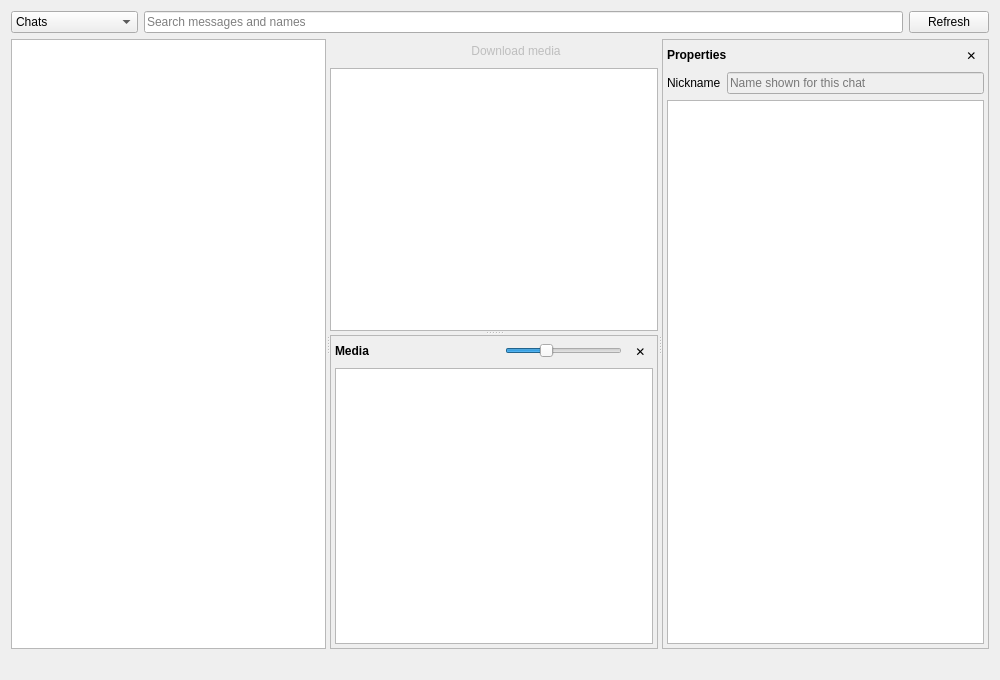
<?xml version="1.0" encoding="UTF-8"?>
<ui version="4.0">
 <class>ConversationViewer</class>
 <widget class="QWidget" name="ConversationViewer">
  <property name="geometry">
   <rect>
    <x>0</x>
    <y>0</y>
    <width>1000</width>
    <height>680</height>
   </rect>
  </property>
  <property name="windowTitle">
   <string>Conversations</string>
  </property>
  <layout class="QVBoxLayout" name="main_layout" stretch="0,1,0">
   <item>
    <layout class="QHBoxLayout" name="toolbar_layout">
     <item>
      <widget class="QComboBox" name="kind_combo">
       <item>
        <property name="text">
         <string>Chats</string>
        </property>
       </item>
       <item>
        <property name="text">
         <string>Private messages</string>
        </property>
       </item>
      </widget>
     </item>
     <item>
      <widget class="QLineEdit" name="search_line_edit">
       <property name="placeholderText">
        <string>Search messages and names</string>
       </property>
       <property name="clearButtonEnabled">
        <bool>true</bool>
       </property>
      </widget>
     </item>
     <item>
      <widget class="QPushButton" name="refresh_button">
       <property name="text">
        <string>Refresh</string>
       </property>
      </widget>
     </item>
    </layout>
   </item>
   <item>
    <widget class="QSplitter" name="splitter">
     <property name="orientation">
      <enum>Qt::Horizontal</enum>
     </property>
     <widget class="QListWidget" name="conversation_list">
      <property name="alternatingRowColors">
       <bool>true</bool>
      </property>
     </widget>
     <widget class="QWidget" name="transcript_widget">
      <layout class="QVBoxLayout" name="transcript_layout">
       <property name="leftMargin">
        <number>0</number>
       </property>
       <property name="topMargin">
        <number>0</number>
       </property>
       <property name="rightMargin">
        <number>0</number>
       </property>
       <property name="bottomMargin">
        <number>0</number>
       </property>
       <item>
        <layout class="QHBoxLayout" name="transcript_header_layout" stretch="1,0,0,0,0">
         <item>
          <widget class="QLabel" name="transcript_title_label">
           <property name="font">
            <font>
             <pointsize>11</pointsize>
             <bold>true</bold>
            </font>
           </property>
           <property name="text">
            <string/>
           </property>
           <property name="textFormat">
            <enum>Qt::PlainText</enum>
           </property>
           <property name="wordWrap">
            <bool>true</bool>
           </property>
           <property name="textInteractionFlags">
            <set>Qt::TextSelectableByMouse</set>
           </property>
          </widget>
         </item>
         <item>
          <widget class="QToolButton" name="download_content_button">
           <property name="enabled">
            <bool>false</bool>
           </property>
           <property name="toolTip">
            <string>Download the media linked in this conversation's messages</string>
           </property>
           <property name="text">
            <string>Download media</string>
           </property>
           <property name="autoRaise">
            <bool>true</bool>
           </property>
          </widget>
         </item>
         <item>
          <widget class="QToolButton" name="content_button">
           <property name="toolTip">
            <string>Show the media of the selected messages</string>
           </property>
           <property name="checkable">
            <bool>true</bool>
           </property>
           <property name="autoRaise">
            <bool>true</bool>
           </property>
           <property name="iconSize">
            <size>
             <width>16</width>
             <height>16</height>
            </size>
           </property>
          </widget>
         </item>
         <item>
          <widget class="QToolButton" name="export_button">
           <property name="enabled">
            <bool>false</bool>
           </property>
           <property name="toolTip">
            <string>Export transcript...</string>
           </property>
           <property name="autoRaise">
            <bool>true</bool>
           </property>
           <property name="iconSize">
            <size>
             <width>16</width>
             <height>16</height>
            </size>
           </property>
          </widget>
         </item>
         <item>
          <widget class="QToolButton" name="properties_button">
           <property name="toolTip">
            <string>Show conversation properties</string>
           </property>
           <property name="checkable">
            <bool>true</bool>
           </property>
           <property name="autoRaise">
            <bool>true</bool>
           </property>
           <property name="iconSize">
            <size>
             <width>16</width>
             <height>16</height>
            </size>
           </property>
          </widget>
         </item>
        </layout>
       </item>
       <item>
        <widget class="QSplitter" name="transcript_splitter">
         <property name="orientation">
          <enum>Qt::Vertical</enum>
         </property>
         <property name="childrenCollapsible">
          <bool>false</bool>
         </property>
         <widget class="QListView" name="transcript_view">
          <property name="contextMenuPolicy">
           <enum>Qt::ActionsContextMenu</enum>
          </property>
          <property name="horizontalScrollBarPolicy">
           <enum>Qt::ScrollBarAlwaysOff</enum>
          </property>
          <property name="editTriggers">
           <set>QAbstractItemView::NoEditTriggers</set>
          </property>
          <property name="alternatingRowColors">
           <bool>true</bool>
          </property>
          <property name="selectionMode">
           <enum>QAbstractItemView::ExtendedSelection</enum>
          </property>
          <property name="verticalScrollMode">
           <enum>QAbstractItemView::ScrollPerPixel</enum>
          </property>
          <property name="resizeMode">
           <enum>QListView::Adjust</enum>
          </property>
          <property name="uniformItemSizes">
           <bool>false</bool>
          </property>
          <property name="wordWrap">
           <bool>true</bool>
          </property>
         </widget>
         <widget class="QFrame" name="content_frame">
          <property name="visible">
           <bool>false</bool>
          </property>
          <property name="frameShape">
           <enum>QFrame::StyledPanel</enum>
          </property>
          <layout class="QVBoxLayout" name="content_layout">
           <property name="leftMargin">
            <number>4</number>
           </property>
           <property name="topMargin">
            <number>4</number>
           </property>
           <property name="rightMargin">
            <number>4</number>
           </property>
           <property name="bottomMargin">
            <number>4</number>
           </property>
           <item>
            <layout class="QHBoxLayout" name="content_header_layout">
             <item>
              <widget class="QLabel" name="content_label">
               <property name="text">
                <string>Media</string>
               </property>
               <property name="font">
                <font>
                 <bold>true</bold>
                </font>
               </property>
              </widget>
             </item>
             <item>
              <widget class="QLabel" name="content_count_label">
               <property name="text">
                <string/>
               </property>
              </widget>
             </item>
             <item>
              <spacer name="content_header_spacer">
               <property name="orientation">
                <enum>Qt::Horizontal</enum>
               </property>
               <property name="sizeHint" stdset="0">
                <size>
                 <width>0</width>
                 <height>0</height>
                </size>
               </property>
              </spacer>
             </item>
             <item>
              <widget class="QSlider" name="icon_slider">
               <property name="maximumSize">
                <size>
                 <width>140</width>
                 <height>16777215</height>
                </size>
               </property>
               <property name="toolTip">
                <string>Thumbnail size</string>
               </property>
               <property name="minimum">
                <number>64</number>
               </property>
               <property name="maximum">
                <number>320</number>
               </property>
               <property name="value">
                <number>150</number>
               </property>
               <property name="orientation">
                <enum>Qt::Horizontal</enum>
               </property>
              </widget>
             </item>
             <item>
              <widget class="QToolButton" name="content_close_button">
               <property name="toolTip">
                <string>Close media</string>
               </property>
               <property name="text">
                <string>✕</string>
               </property>
               <property name="autoRaise">
                <bool>true</bool>
               </property>
              </widget>
             </item>
            </layout>
           </item>
           <item>
            <widget class="QListView" name="content_view">
             <property name="contextMenuPolicy">
              <enum>Qt::CustomContextMenu</enum>
             </property>
             <property name="editTriggers">
              <set>QAbstractItemView::NoEditTriggers</set>
             </property>
             <property name="alternatingRowColors">
              <bool>true</bool>
             </property>
             <property name="selectionMode">
              <enum>QAbstractItemView::ExtendedSelection</enum>
             </property>
             <property name="verticalScrollMode">
              <enum>QAbstractItemView::ScrollPerPixel</enum>
             </property>
             <property name="movement">
              <enum>QListView::Static</enum>
             </property>
             <property name="flow">
              <enum>QListView::LeftToRight</enum>
             </property>
             <property name="resizeMode">
              <enum>QListView::Adjust</enum>
             </property>
             <property name="layoutMode">
              <enum>QListView::Batched</enum>
             </property>
             <property name="spacing">
              <number>5</number>
             </property>
             <property name="viewMode">
              <enum>QListView::IconMode</enum>
             </property>
             <property name="uniformItemSizes">
              <bool>false</bool>
             </property>
             <property name="batchSize">
              <number>1</number>
             </property>
             <property name="wordWrap">
              <bool>true</bool>
             </property>
             <property name="selectionRectVisible">
              <bool>true</bool>
             </property>
            </widget>
           </item>
          </layout>
         </widget>
        </widget>
       </item>
      </layout>
     </widget>
     <widget class="QFrame" name="properties_frame">
      <property name="visible">
       <bool>false</bool>
      </property>
      <property name="frameShape">
       <enum>QFrame::StyledPanel</enum>
      </property>
      <layout class="QVBoxLayout" name="properties_layout">
       <property name="leftMargin">
        <number>4</number>
       </property>
       <property name="topMargin">
        <number>4</number>
       </property>
       <property name="rightMargin">
        <number>4</number>
       </property>
       <property name="bottomMargin">
        <number>4</number>
       </property>
       <item>
        <layout class="QHBoxLayout" name="properties_header_layout">
         <item>
          <widget class="QLabel" name="properties_label">
           <property name="text">
            <string>Properties</string>
           </property>
           <property name="font">
            <font>
             <bold>true</bold>
            </font>
           </property>
          </widget>
         </item>
         <item>
          <spacer name="properties_header_spacer">
           <property name="orientation">
            <enum>Qt::Horizontal</enum>
           </property>
           <property name="sizeHint" stdset="0">
            <size>
             <width>0</width>
             <height>0</height>
            </size>
           </property>
          </spacer>
         </item>
         <item>
          <widget class="QToolButton" name="properties_close_button">
           <property name="toolTip">
            <string>Close properties</string>
           </property>
           <property name="text">
            <string>✕</string>
           </property>
           <property name="autoRaise">
            <bool>true</bool>
           </property>
          </widget>
         </item>
        </layout>
       </item>
       <item>
        <layout class="QHBoxLayout" name="nickname_layout">
         <item>
          <widget class="QLabel" name="nickname_label">
           <property name="text">
            <string>Nickname</string>
           </property>
           <property name="buddy">
            <cstring>nickname_line_edit</cstring>
           </property>
          </widget>
         </item>
         <item>
          <widget class="QLineEdit" name="nickname_line_edit">
           <property name="enabled">
            <bool>false</bool>
           </property>
           <property name="toolTip">
            <string>A name of your own for this chat, shown in place of the name Reddit gave it or its participants</string>
           </property>
           <property name="placeholderText">
            <string>Name shown for this chat</string>
           </property>
           <property name="clearButtonEnabled">
            <bool>true</bool>
           </property>
          </widget>
         </item>
        </layout>
       </item>
       <item>
        <widget class="QTableWidget" name="properties_table">
         <property name="iconSize">
          <size>
           <width>16</width>
           <height>16</height>
          </size>
         </property>
         <property name="horizontalScrollBarPolicy">
          <enum>Qt::ScrollBarAlwaysOff</enum>
         </property>
         <property name="editTriggers">
          <set>QAbstractItemView::NoEditTriggers</set>
         </property>
         <property name="selectionMode">
          <enum>QAbstractItemView::SingleSelection</enum>
         </property>
         <property name="wordWrap">
          <bool>true</bool>
         </property>
         <property name="alternatingRowColors">
          <bool>true</bool>
         </property>
         <property name="columnCount">
          <number>2</number>
         </property>
         <attribute name="horizontalHeaderVisible">
          <bool>false</bool>
         </attribute>
         <attribute name="horizontalHeaderStretchLastSection">
          <bool>true</bool>
         </attribute>
         <attribute name="verticalHeaderVisible">
          <bool>false</bool>
         </attribute>
         <column/>
         <column/>
        </widget>
       </item>
      </layout>
     </widget>
    </widget>
   </item>
   <item>
    <widget class="QLabel" name="status_label">
     <property name="text">
      <string/>
     </property>
    </widget>
   </item>
  </layout>
 </widget>
 <resources/>
 <connections/>
</ui>
